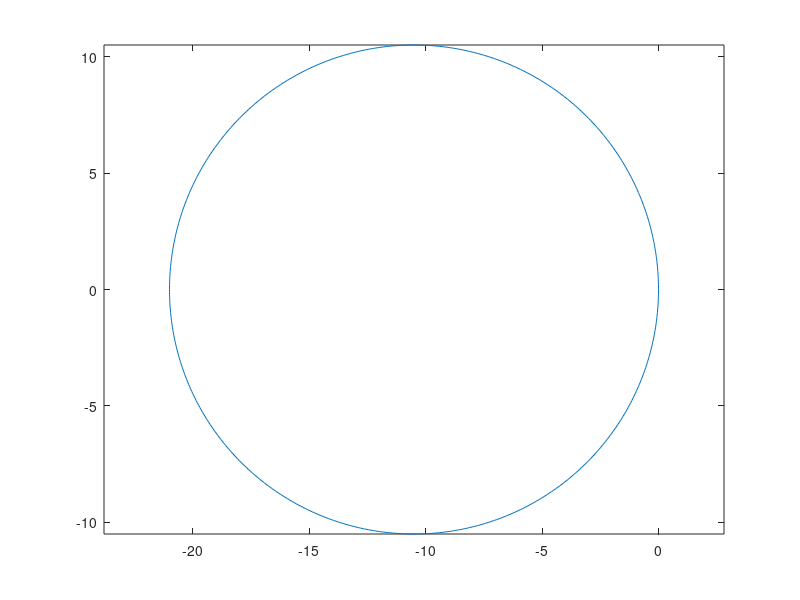

MATLAB code to generate this figure:
clear
clc


R = 10.5;
centre = [-R 0];
th = 0:pi/300:2*pi;
x = [R * cos(th) + centre(1)]';
y = [R * sin(th) + centre(2)]';
plot(x,y);
axis equal

% R = 10.5;
% x1 = 0:-(2*R/150):(-2*R);
% y1 = sqrt(R^(2) - ((x1 + R).^(2)));
% x2 = (-2*R):(2*R/150):0;
% y2 = -sqrt(R^(2) - ((x2 + R).^(2)));
% % x3 = 0:(2*R/150):(2*R);
% % y3 = sqrt(R^(2) - ((x3 - R).^(2)));
% % x4 = (2*R):-(2*R/150):0;
% % y4 = -sqrt(R^(2) - ((x4 - R).^(2)));

% figure()
% plot(x1,y1)
% hold on
% plot(x2,y2)
% % plot(x3,y3)
% % plot(x4,y4)
% axis equal

% x = [x1 x2 x3 x4]';
% y = [y1 y2 y3 y4]';
% x = [x1 x2]';
% y = [y1 y2]';
Spacing = ((diff(x)).^2 + (diff(y)).^2).^0.5;
dist = cumsum(Spacing);  
dist = [ 0 ; dist ; 2*pi*R];
radius_d = [R*(ones(1,length(x)))]';
curve_d = 1./radius_d;
theta_d = [0 ; cumsum(diff(dist).*curve_d)];

save('SkidPad_Track_new','x','y','radius_d','curve_d','theta_d','dist')

% theta_d = atan2(diff(y),diff(x));

% for k = 2:1:length(theta_d)
%     dChange = theta_d(k) - theta_d(k-1);
%     if (abs(dChange) > 0.9*pi)
%         r = round(dChange/pi);
%         theta_d(k) = theta_d(k) - r*pi;
%     end
% end

% curve_d = diff(theta_d)./diff(dist);

% windowSize = round(length(x) / 500);
% b = (1/windowSize)*ones(1,windowSize);
% a = 1;
% theta_d = filter(b,a,theta_d);
% windowSize = round(length(x) / 50);
% b = (1/windowSize)*ones(1,windowSize);
% curve_d = filter(b,a,curve_d);
    
% radius_d = 1./curve_d;